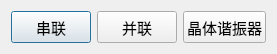
<?xml version="1.0" encoding="UTF-8"?>
<ui version="4.0">
 <class>frmResoType</class>
 <widget class="QDialog" name="frmResoType">
  <property name="geometry">
   <rect>
    <x>0</x>
    <y>0</y>
    <width>268</width>
    <height>50</height>
   </rect>
  </property>
  <property name="font">
   <font>
    <family>楷体</family>
    <pointsize>12</pointsize>
   </font>
  </property>
  <property name="windowTitle">
   <string>选择谐振点类型</string>
  </property>
  <property name="styleSheet">
   <string notr="true">frmResoType
{
	
	background-color: rgb(144, 148, 248);
}</string>
  </property>
  <layout class="QHBoxLayout" name="horizontalLayout">
   <item>
    <widget class="QPushButton" name="btnSeries">
     <property name="minimumSize">
      <size>
       <width>0</width>
       <height>32</height>
      </size>
     </property>
     <property name="font">
      <font>
       <family>楷体</family>
       <pointsize>11</pointsize>
      </font>
     </property>
     <property name="text">
      <string>串联</string>
     </property>
    </widget>
   </item>
   <item>
    <widget class="QPushButton" name="btnParallel">
     <property name="minimumSize">
      <size>
       <width>0</width>
       <height>32</height>
      </size>
     </property>
     <property name="font">
      <font>
       <family>楷体</family>
       <pointsize>11</pointsize>
      </font>
     </property>
     <property name="text">
      <string>并联</string>
     </property>
    </widget>
   </item>
   <item>
    <widget class="QPushButton" name="btnCrystal">
     <property name="minimumSize">
      <size>
       <width>0</width>
       <height>32</height>
      </size>
     </property>
     <property name="font">
      <font>
       <family>楷体</family>
       <pointsize>11</pointsize>
      </font>
     </property>
     <property name="text">
      <string>晶体谐振器</string>
     </property>
    </widget>
   </item>
  </layout>
 </widget>
 <resources/>
 <connections/>
 <slots>
  <slot>setResonaceType()</slot>
 </slots>
</ui>
